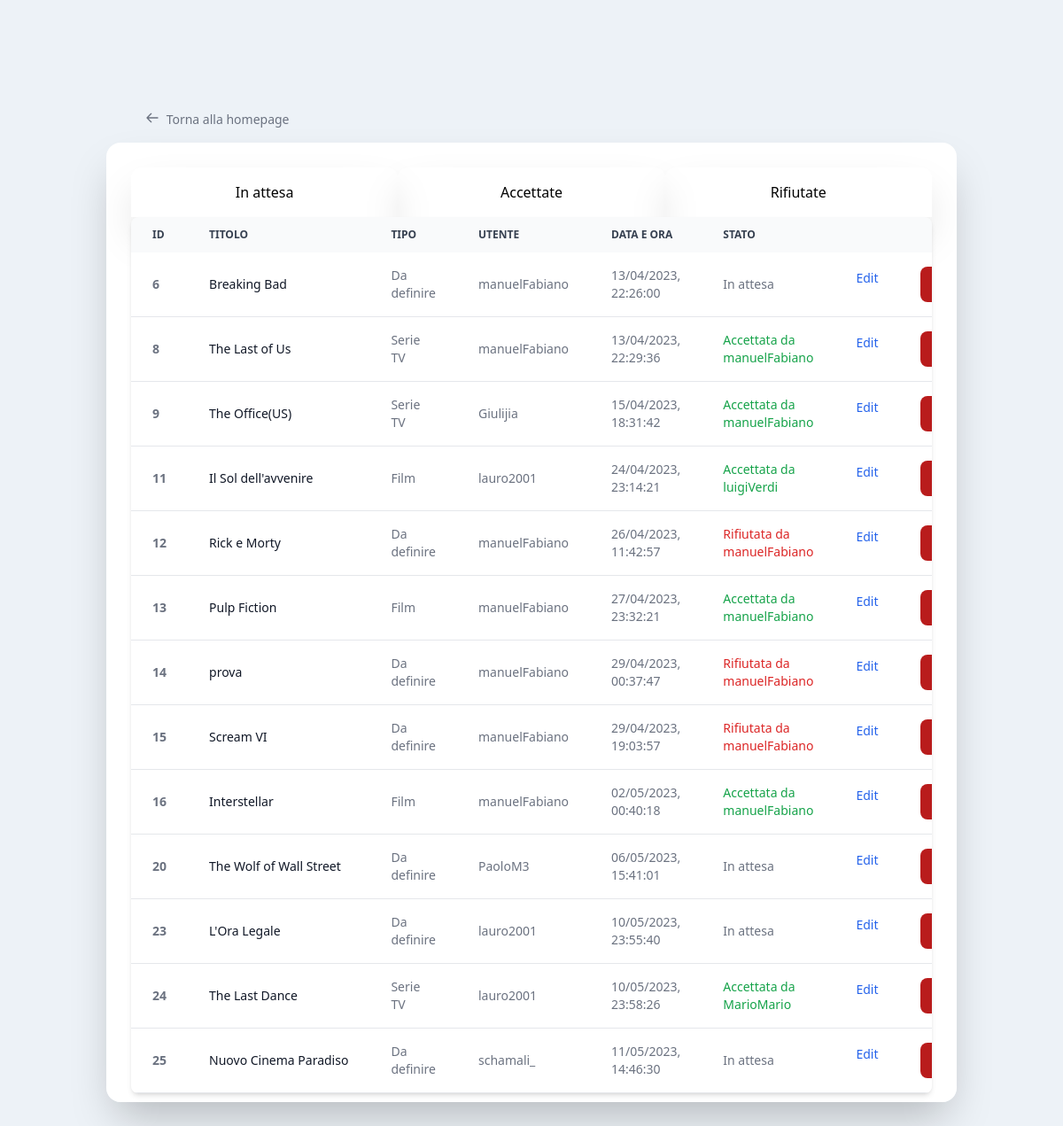
The page /requests.php (signed in) on the database its author committed.
### tables this page shows
CREATE TABLE `richiesta_inserimento` (
  `username` varchar(20) NOT NULL,
  `id_scheda` int NOT NULL,
  `data_ora` datetime NOT NULL,
  `risposta` tinyint(1) DEFAULT NULL,
  `moderatore` varchar(20) DEFAULT NULL
);

CREATE TABLE `scheda` (
  `id` int NOT NULL,
  `titolo` varchar(100) NOT NULL,
  `media` decimal(3,1) DEFAULT NULL,
  `sinossi` varchar(1000) DEFAULT NULL,
  `tipo` int DEFAULT NULL,
  `uscita` date DEFAULT NULL,
  `durata` varchar(6) DEFAULT NULL,
  `n_stagioni` int DEFAULT NULL,
  `inizio` year DEFAULT NULL,
  `fine` year DEFAULT NULL,
  `colore` varchar(10) DEFAULT NULL
);

### html/db/fetch_requests.php (called while the page is built, shortened)
<?php
require_once('./db/db.php');
$sql ="SELECT richiesta_inserimento.* , scheda.titolo, scheda.tipo FROM richiesta_inserimento LEFT JOIN scheda on scheda.id = richiesta_inserimento.id_scheda ORDER BY data_ora ASC";
$requests = $conn->query($sql);
?>

### html/requests.php (the view, shortened to what this page needs)
<?php
if ($_SESSION['tipo'] > 0) {
    include("./db/fetch_requests.php");
?>
    <head>
        <script src="https://cdn.tailwindcss.com"></script>
    </head>
    <body class="h-screen overflow-hidden flex flex-col items-center justify-center" style="background: #edf2f7;">
        <button type="button" onclick="location.href='./dashboard.php'" class="self-start transition duration-200 ml-36 px-5 py-4 cursor-pointer font-normal text-sm rounded-lg text-gray-500 hover:bg-gray-200 ring-inset">
            <svg xmlns="http://www.w3.org/2000/svg" fill="none" viewBox="0 0 24 24" stroke="currentColor" class="w-4 h-4 inline-block align-text-top">
                <path stroke-linecap="round" stroke-linejoin="round" stroke-width="2" d="M10 19l-7-7m0 0l7-7m-7 7h18" />
            </svg>
            <span class="inline-block ml-1">Torna alla homepage</span>
        </button>
        <div class="bg-white w-4/5 h-4/5 overflow-y-scroll rounded-2xl shadow-2xl p-7">
            <div class="w-full flex ">
                <button id="bottoneattesa" class="rounded-t-xl w-full border-gray-300 p-4 shadow-2xl hover:bg-gray-200 ">In attesa</button>
                <button id="bottoneaccettate" class="rounded-t-xl w-full border-gray-300 p-4 shadow-2xl hover:bg-gray-200 ">Accettate</button>
                <button id="bottonerifiutate" class="rounded-t-xl w-full border-gray-300 p-4 shadow-2xl hover:bg-gray-200 ">Rifiutate</button>
            </div>
            <div class="relative overflow-y-auto shadow-md sm:rounded-lg">
                <table class="w-full text-sm text-left text-gray-500 ">
                    <thead class="text-xs text-gray-700 uppercase bg-gray-50">
                        <tr>
                            <th scope="col" class="px-6 py-3">
                                Id
                            </th>
                            <th scope="col" class="px-6 py-3">
                                Titolo
                            </th>
                            <th scope="col" class="px-6 py-3">
                                Tipo
                            </th>
                            <th scope="col" class="px-6 py-3">
                                Utente
                            </th>
                            <th scope="col" class="px-6 py-3">
                                Data e Ora
                            </th>
                            <th scope="col" class="px-6 py-3">
                                Stato
                            </th>
                            <th scope="col" class="px-6 py-3">
                            </th>
                            <th scope="col" class="px-6 py-3">
                            </th>
                        </tr>
                    </thead>
                    <tbody>
                        <?php
                        foreach ($requests as $request) {
                            $request['data_ora'] = explode(" ",$request['data_ora']);
                            $request['data'] = date("d/m/Y", strtotime($request['data_ora'][0]));
                            $request['ora'] = $request['data_ora'][1];
                        ?>
                            <tr class="bg-white border-b hover:bg-gray-50 <? if (is_null($request['risposta'])) {
                                                                                echo "attesa";
                                                                            } elseif ($request['risposta'] == 1) {
                                                                                echo "accettata";
                                                                            } else {
                                                                                echo "rifiutata";
                                                                            } ?>">
                                <th scope="row" class="px-6 py-4  ">
                                    <? echo $request['id_scheda'] ?>
                                </th>
                                <td class="px-6 py-4 font-medium text-gray-900 whitespace-nowrap">
                                    <? echo $request['titolo'] ?>
                                </td>
                                <td class="px-6 py-4">
                                    <? if (!is_null($request['tipo'])) {
                                        if ($request['tipo'] == 1)
                                            echo "Serie TV";
                                        else echo "Film";
                                    } else {
                                        echo "Da definire";
                                    } ?>
                                </td>
                                <td class="px-6 py-4">
                                    <? echo $request['username'] ?>
                                </td>
                                <td class="px-6 py-4">
                                    <? echo $request['data'] . ", " . $request['ora'] ?>
                                </td>
                                <td class="px-6 py-4">
                                    <? if (is_null($request['risposta'])) {
                                        echo "In attesa";
                                    } elseif ($request['risposta'] == 1) {
                                        echo "<div class='text-green-600'>Accettata da " . $request['moderatore'] . "</div>";
                                    } else {
                                        echo "<div class='text-red-600'>Rifiutata da " . $request['moderatore'] . "</div>";
                                    } ?>
                                </td>
                                <td class="px-6 py-4 text-right">
                                    <form action="./add_film.php" method="post">
                                        <a onclick="javascript:this.parentNode.submit();" class="font-medium text-blue-600 cursor-pointer hover:underline">Edit</a>
                                    </form>
                                </td>
                                <td class="px-6 py-4">
                                    <button onclick="rejectRequest('<? echo $request['id_scheda'] ?>')" class="block text-white bg-red-700 hover:bg-red-800 focus:ring-4 focus:outline-none focus:ring-red-300 font-medium rounded-lg text-sm px-5 py-2.5 text-center" type="button">
                                    </button>
                                </td>
                            </tr>
                        <? }
                        ?>
                    </tbody>
                </table>
            </div>
        </div>
    </body>
<?php
}
?>

### rows shown on the page
richiesta_inserimento: id_scheda "6", id_scheda.titolo "Breaking Bad", shows "Da definire", username "manuelFabiano", data "13/04/2023", ora "22:26:00", shows "In attesa"
richiesta_inserimento: id_scheda "8", id_scheda.titolo "The Last of Us", shows "Serie TV", username "manuelFabiano", data "13/04/2023", ora "22:29:36", moderatore "manuelFabiano"
richiesta_inserimento: id_scheda "9", id_scheda.titolo "The Office(US)", shows "Serie TV", username "Giulijia", data "15/04/2023", ora "18:31:42", moderatore "manuelFabiano"
richiesta_inserimento: id_scheda "11", id_scheda.titolo "Il Sol dell'avvenire", shows "Film", username "lauro2001", data "24/04/2023", ora "23:14:21", moderatore "luigiVerdi"
richiesta_inserimento: id_scheda "12", id_scheda.titolo "Rick e Morty", shows "Da definire", username "manuelFabiano", data "26/04/2023", ora "11:42:57", moderatore "manuelFabiano"
richiesta_inserimento: id_scheda "13", id_scheda.titolo "Pulp Fiction", shows "Film", username "manuelFabiano", data "27/04/2023", ora "23:32:21", moderatore "manuelFabiano"
richiesta_inserimento: id_scheda "14", id_scheda.titolo "prova", shows "Da definire", username "manuelFabiano", data "29/04/2023", ora "00:37:47", moderatore "manuelFabiano"
richiesta_inserimento: id_scheda "15", id_scheda.titolo "Scream VI", shows "Da definire", username "manuelFabiano", data "29/04/2023", ora "19:03:57", moderatore "manuelFabiano"
richiesta_inserimento: id_scheda "16", id_scheda.titolo "Interstellar", shows "Film", username "manuelFabiano", data "02/05/2023", ora "00:40:18", moderatore "manuelFabiano"
richiesta_inserimento: id_scheda "20", id_scheda.titolo "The Wolf of Wall Street", shows "Da definire", username "PaoloM3", data "06/05/2023", ora "15:41:01", shows "In attesa"
richiesta_inserimento: id_scheda "23", id_scheda.titolo "L'Ora Legale", shows "Da definire", username "lauro2001", data "10/05/2023", ora "23:55:40", shows "In attesa"
richiesta_inserimento: id_scheda "24", id_scheda.titolo "The Last Dance", shows "Serie TV", username "lauro2001", data "10/05/2023", ora "23:58:26", moderatore "MarioMario"
richiesta_inserimento: id_scheda "25", id_scheda.titolo "Nuovo Cinema Paradiso", shows "Da definire", username "schamali_", data "11/05/2023", ora "14:46:30", shows "In attesa"
